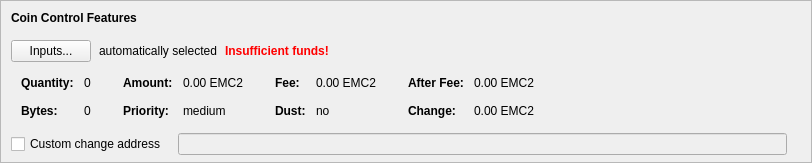
    <widget class="QFrame" name="frameCoinControl">
     <property name="sizePolicy">
      <sizepolicy hsizetype="Expanding" vsizetype="Expanding">
       <horstretch>0</horstretch>
       <verstretch>0</verstretch>
      </sizepolicy>
     </property>
     <property name="maximumSize">
      <size>
       <width>16777215</width>
       <height>16777215</height>
      </size>
     </property>
     <property name="frameShape">
      <enum>QFrame::StyledPanel</enum>
     </property>
     <property name="frameShadow">
      <enum>QFrame::Sunken</enum>
     </property>
     <layout class="QVBoxLayout" name="verticalLayoutCoinControl2">
      <property name="spacing">
       <number>0</number>
      </property>
      <property name="leftMargin">
       <number>0</number>
      </property>
      <property name="topMargin">
       <number>0</number>
      </property>
      <property name="rightMargin">
       <number>0</number>
      </property>
      <property name="bottomMargin">
       <number>6</number>
      </property>
      <item>
       <layout class="QVBoxLayout" name="verticalLayoutCoinControl" stretch="0,0,0,0,1">
        <property name="spacing">
         <number>0</number>
        </property>
        <property name="leftMargin">
         <number>10</number>
        </property>
        <property name="topMargin">
         <number>10</number>
        </property>
        <item>
         <layout class="QHBoxLayout" name="horizontalLayoutCoinControl1">
          <property name="bottomMargin">
           <number>15</number>
          </property>
          <item>
           <widget class="QLabel" name="labelCoinControlFeatures">
            <property name="sizePolicy">
             <sizepolicy hsizetype="Preferred" vsizetype="Maximum">
              <horstretch>0</horstretch>
              <verstretch>0</verstretch>
             </sizepolicy>
            </property>
            <property name="font">
             <font>
              <weight>75</weight>
              <bold>true</bold>
             </font>
            </property>
            <property name="styleSheet">
             <string notr="true">font-weight:bold;</string>
            </property>
            <property name="text">
             <string>Coin Control Features</string>
            </property>
           </widget>
          </item>
         </layout>
        </item>
        <item>
         <layout class="QHBoxLayout" name="horizontalLayoutCoinControl2" stretch="0,0,0,0">
          <property name="spacing">
           <number>8</number>
          </property>
          <property name="bottomMargin">
           <number>10</number>
          </property>
          <item>
           <widget class="QPushButton" name="pushButtonCoinControl">
            <property name="styleSheet">
             <string notr="true"/>
            </property>
            <property name="text">
             <string>Inputs...</string>
            </property>
            <property name="autoDefault">
             <bool>false</bool>
            </property>
           </widget>
          </item>
          <item>
           <widget class="QLabel" name="labelCoinControlAutomaticallySelected">
            <property name="text">
             <string>automatically selected</string>
            </property>
            <property name="margin">
             <number>5</number>
            </property>
           </widget>
          </item>
          <item>
           <widget class="QLabel" name="labelCoinControlInsuffFunds">
            <property name="font">
             <font>
              <weight>75</weight>
              <bold>true</bold>
             </font>
            </property>
            <property name="styleSheet">
             <string notr="true">color:red;font-weight:bold;</string>
            </property>
            <property name="text">
             <string>Insufficient funds!</string>
            </property>
            <property name="margin">
             <number>5</number>
            </property>
           </widget>
          </item>
          <item>
           <spacer name="horizontalSpacerCoinControl">
            <property name="orientation">
             <enum>Qt::Horizontal</enum>
            </property>
            <property name="sizeHint" stdset="0">
             <size>
              <width>40</width>
              <height>1</height>
             </size>
            </property>
           </spacer>
          </item>
         </layout>
        </item>
        <item>
         <widget class="QWidget" name="widgetCoinControl" native="true">
          <property name="sizePolicy">
           <sizepolicy hsizetype="Preferred" vsizetype="Preferred">
            <horstretch>0</horstretch>
            <verstretch>0</verstretch>
           </sizepolicy>
          </property>
          <property name="minimumSize">
           <size>
            <width>0</width>
            <height>0</height>
           </size>
          </property>
          <property name="styleSheet">
           <string notr="true"/>
          </property>
          <layout class="QHBoxLayout" name="horizontalLayoutCoinControl5">
           <property name="leftMargin">
            <number>0</number>
           </property>
           <property name="topMargin">
            <number>0</number>
           </property>
           <property name="rightMargin">
            <number>0</number>
           </property>
           <property name="bottomMargin">
            <number>0</number>
           </property>
           <item>
            <layout class="QHBoxLayout" name="horizontalLayoutCoinControl3" stretch="0,0,0,1">
             <property name="spacing">
              <number>20</number>
             </property>
             <property name="topMargin">
              <number>0</number>
             </property>
             <property name="bottomMargin">
              <number>10</number>
             </property>
             <item>
              <layout class="QFormLayout" name="formLayoutCoinControl1">
               <property name="horizontalSpacing">
                <number>10</number>
               </property>
               <property name="verticalSpacing">
                <number>14</number>
               </property>
               <property name="leftMargin">
                <number>10</number>
               </property>
               <property name="topMargin">
                <number>4</number>
               </property>
               <property name="rightMargin">
                <number>6</number>
               </property>
               <item row="0" column="0">
                <widget class="QLabel" name="labelCoinControlQuantityText">
                 <property name="font">
                  <font>
                   <weight>75</weight>
                   <bold>true</bold>
                  </font>
                 </property>
                 <property name="text">
                  <string>Quantity:</string>
                 </property>
                 <property name="margin">
                  <number>0</number>
                 </property>
                </widget>
               </item>
               <item row="0" column="1">
                <widget class="QLabel" name="labelCoinControlQuantity">
                 <property name="cursor">
                  <cursorShape>IBeamCursor</cursorShape>
                 </property>
                 <property name="contextMenuPolicy">
                  <enum>Qt::ActionsContextMenu</enum>
                 </property>
                 <property name="text">
                  <string notr="true">0</string>
                 </property>
                 <property name="margin">
                  <number>0</number>
                 </property>
                 <property name="textInteractionFlags">
                  <set>Qt::LinksAccessibleByMouse|Qt::TextSelectableByKeyboard|Qt::TextSelectableByMouse</set>
                 </property>
                </widget>
               </item>
               <item row="1" column="0">
                <widget class="QLabel" name="labelCoinControlBytesText">
                 <property name="font">
                  <font>
                   <weight>75</weight>
                   <bold>true</bold>
                  </font>
                 </property>
                 <property name="text">
                  <string>Bytes:</string>
                 </property>
                </widget>
               </item>
               <item row="1" column="1">
                <widget class="QLabel" name="labelCoinControlBytes">
                 <property name="cursor">
                  <cursorShape>IBeamCursor</cursorShape>
                 </property>
                 <property name="contextMenuPolicy">
                  <enum>Qt::ActionsContextMenu</enum>
                 </property>
                 <property name="text">
                  <string notr="true">0</string>
                 </property>
                 <property name="textInteractionFlags">
                  <set>Qt::LinksAccessibleByMouse|Qt::TextSelectableByKeyboard|Qt::TextSelectableByMouse</set>
                 </property>
                </widget>
               </item>
              </layout>
             </item>
             <item>
              <layout class="QFormLayout" name="formLayoutCoinControl2">
               <property name="horizontalSpacing">
                <number>10</number>
               </property>
               <property name="verticalSpacing">
                <number>14</number>
               </property>
               <property name="leftMargin">
                <number>6</number>
               </property>
               <property name="topMargin">
                <number>4</number>
               </property>
               <property name="rightMargin">
                <number>6</number>
               </property>
               <item row="0" column="0">
                <widget class="QLabel" name="labelCoinControlAmountText">
                 <property name="font">
                  <font>
                   <weight>75</weight>
                   <bold>true</bold>
                  </font>
                 </property>
                 <property name="text">
                  <string>Amount:</string>
                 </property>
                 <property name="margin">
                  <number>0</number>
                 </property>
                </widget>
               </item>
               <item row="0" column="1">
                <widget class="QLabel" name="labelCoinControlAmount">
                 <property name="cursor">
                  <cursorShape>IBeamCursor</cursorShape>
                 </property>
                 <property name="contextMenuPolicy">
                  <enum>Qt::ActionsContextMenu</enum>
                 </property>
                 <property name="text">
                  <string notr="true">0.00 EMC2</string>
                 </property>
                 <property name="textInteractionFlags">
                  <set>Qt::LinksAccessibleByMouse|Qt::TextSelectableByKeyboard|Qt::TextSelectableByMouse</set>
                 </property>
                </widget>
               </item>
               <item row="1" column="0">
                <widget class="QLabel" name="labelCoinControlPriorityText">
                 <property name="font">
                  <font>
                   <weight>75</weight>
                   <bold>true</bold>
                  </font>
                 </property>
                 <property name="text">
                  <string>Priority:</string>
                 </property>
                </widget>
               </item>
               <item row="1" column="1">
                <widget class="QLabel" name="labelCoinControlPriority">
                 <property name="cursor">
                  <cursorShape>IBeamCursor</cursorShape>
                 </property>
                 <property name="contextMenuPolicy">
                  <enum>Qt::ActionsContextMenu</enum>
                 </property>
                 <property name="text">
                  <string notr="true">medium</string>
                 </property>
                 <property name="textInteractionFlags">
                  <set>Qt::LinksAccessibleByMouse|Qt::TextSelectableByKeyboard|Qt::TextSelectableByMouse</set>
                 </property>
                </widget>
               </item>
              </layout>
             </item>
             <item>
              <layout class="QFormLayout" name="formLayoutCoinControl3">
               <property name="horizontalSpacing">
                <number>10</number>
               </property>
               <property name="verticalSpacing">
                <number>14</number>
               </property>
               <property name="leftMargin">
                <number>6</number>
               </property>
               <property name="topMargin">
                <number>4</number>
               </property>
               <property name="rightMargin">
                <number>6</number>
               </property>
               <item row="0" column="0">
                <widget class="QLabel" name="labelCoinControlFeeText">
                 <property name="font">
                  <font>
                   <weight>75</weight>
                   <bold>true</bold>
                  </font>
                 </property>
                 <property name="text">
                  <string>Fee:</string>
                 </property>
                 <property name="margin">
                  <number>0</number>
                 </property>
                </widget>
               </item>
               <item row="0" column="1">
                <widget class="QLabel" name="labelCoinControlFee">
                 <property name="cursor">
                  <cursorShape>IBeamCursor</cursorShape>
                 </property>
                 <property name="contextMenuPolicy">
                  <enum>Qt::ActionsContextMenu</enum>
                 </property>
                 <property name="text">
                  <string notr="true">0.00 EMC2</string>
                 </property>
                 <property name="textInteractionFlags">
                  <set>Qt::LinksAccessibleByMouse|Qt::TextSelectableByKeyboard|Qt::TextSelectableByMouse</set>
                 </property>
                </widget>
               </item>
               <item row="1" column="0">
                <widget class="QLabel" name="labelCoinControlLowOutputText">
                 <property name="font">
                  <font>
                   <weight>75</weight>
                   <bold>true</bold>
                  </font>
                 </property>
                 <property name="text">
                  <string>Dust:</string>
                 </property>
                </widget>
               </item>
               <item row="1" column="1">
                <widget class="QLabel" name="labelCoinControlLowOutput">
                 <property name="cursor">
                  <cursorShape>IBeamCursor</cursorShape>
                 </property>
                 <property name="contextMenuPolicy">
                  <enum>Qt::ActionsContextMenu</enum>
                 </property>
                 <property name="text">
                  <string notr="true">no</string>
                 </property>
                 <property name="textInteractionFlags">
                  <set>Qt::LinksAccessibleByMouse|Qt::TextSelectableByKeyboard|Qt::TextSelectableByMouse</set>
                 </property>
                </widget>
               </item>
              </layout>
             </item>
             <item>
              <layout class="QFormLayout" name="formLayoutCoinControl4">
               <property name="horizontalSpacing">
                <number>10</number>
               </property>
               <property name="verticalSpacing">
                <number>14</number>
               </property>
               <property name="leftMargin">
                <number>6</number>
               </property>
               <property name="topMargin">
                <number>4</number>
               </property>
               <property name="rightMargin">
                <number>6</number>
               </property>
               <item row="0" column="0">
                <widget class="QLabel" name="labelCoinControlAfterFeeText">
                 <property name="font">
                  <font>
                   <weight>75</weight>
                   <bold>true</bold>
                  </font>
                 </property>
                 <property name="text">
                  <string>After Fee:</string>
                 </property>
                 <property name="margin">
                  <number>0</number>
                 </property>
                </widget>
               </item>
               <item row="0" column="1">
                <widget class="QLabel" name="labelCoinControlAfterFee">
                 <property name="cursor">
                  <cursorShape>IBeamCursor</cursorShape>
                 </property>
                 <property name="contextMenuPolicy">
                  <enum>Qt::ActionsContextMenu</enum>
                 </property>
                 <property name="text">
                  <string notr="true">0.00 EMC2</string>
                 </property>
                 <property name="textInteractionFlags">
                  <set>Qt::LinksAccessibleByMouse|Qt::TextSelectableByKeyboard|Qt::TextSelectableByMouse</set>
                 </property>
                </widget>
               </item>
               <item row="1" column="0">
                <widget class="QLabel" name="labelCoinControlChangeText">
                 <property name="font">
                  <font>
                   <weight>75</weight>
                   <bold>true</bold>
                  </font>
                 </property>
                 <property name="text">
                  <string>Change:</string>
                 </property>
                </widget>
               </item>
               <item row="1" column="1">
                <widget class="QLabel" name="labelCoinControlChange">
                 <property name="cursor">
                  <cursorShape>IBeamCursor</cursorShape>
                 </property>
                 <property name="contextMenuPolicy">
                  <enum>Qt::ActionsContextMenu</enum>
                 </property>
                 <property name="text">
                  <string notr="true">0.00 EMC2</string>
                 </property>
                 <property name="textInteractionFlags">
                  <set>Qt::LinksAccessibleByMouse|Qt::TextSelectableByKeyboard|Qt::TextSelectableByMouse</set>
                 </property>
                </widget>
               </item>
              </layout>
             </item>
            </layout>
           </item>
          </layout>
         </widget>
        </item>
        <item>
         <layout class="QHBoxLayout" name="horizontalLayoutCoinControl4" stretch="0,0,0">
          <property name="spacing">
           <number>12</number>
          </property>
          <property name="sizeConstraint">
           <enum>QLayout::SetDefaultConstraint</enum>
          </property>
          <property name="topMargin">
           <number>5</number>
          </property>
          <property name="rightMargin">
           <number>5</number>
          </property>
          <item>
           <widget class="QCheckBox" name="checkBoxCoinControlChange">
            <property name="toolTip">
             <string>If this is activated, but the change address is empty or invalid, change will be sent to a newly generated address.</string>
            </property>
            <property name="text">
             <string>Custom change address</string>
            </property>
           </widget>
          </item>
          <item>
           <widget class="QValidatedLineEdit" name="lineEditCoinControlChange">
            <property name="enabled">
             <bool>false</bool>
            </property>
            <property name="sizePolicy">
             <sizepolicy hsizetype="Expanding" vsizetype="Fixed">
              <horstretch>0</horstretch>
              <verstretch>0</verstretch>
             </sizepolicy>
            </property>
           </widget>
          </item>
          <item>
           <widget class="QLabel" name="labelCoinControlChangeLabel">
            <property name="sizePolicy">
             <sizepolicy hsizetype="Preferred" vsizetype="Expanding">
              <horstretch>0</horstretch>
              <verstretch>0</verstretch>
             </sizepolicy>
            </property>
            <property name="minimumSize">
             <size>
              <width>0</width>
              <height>0</height>
             </size>
            </property>
            <property name="text">
             <string/>
            </property>
            <property name="margin">
             <number>3</number>
            </property>
           </widget>
          </item>
         </layout>
        </item>
        <item>
         <spacer name="verticalSpacerCoinControl">
          <property name="orientation">
           <enum>Qt::Vertical</enum>
          </property>
          <property name="sizeHint" stdset="0">
           <size>
            <width>800</width>
            <height>1</height>
           </size>
          </property>
         </spacer>
        </item>
       </layout>
      </item>
     </layout>
    </widget>
